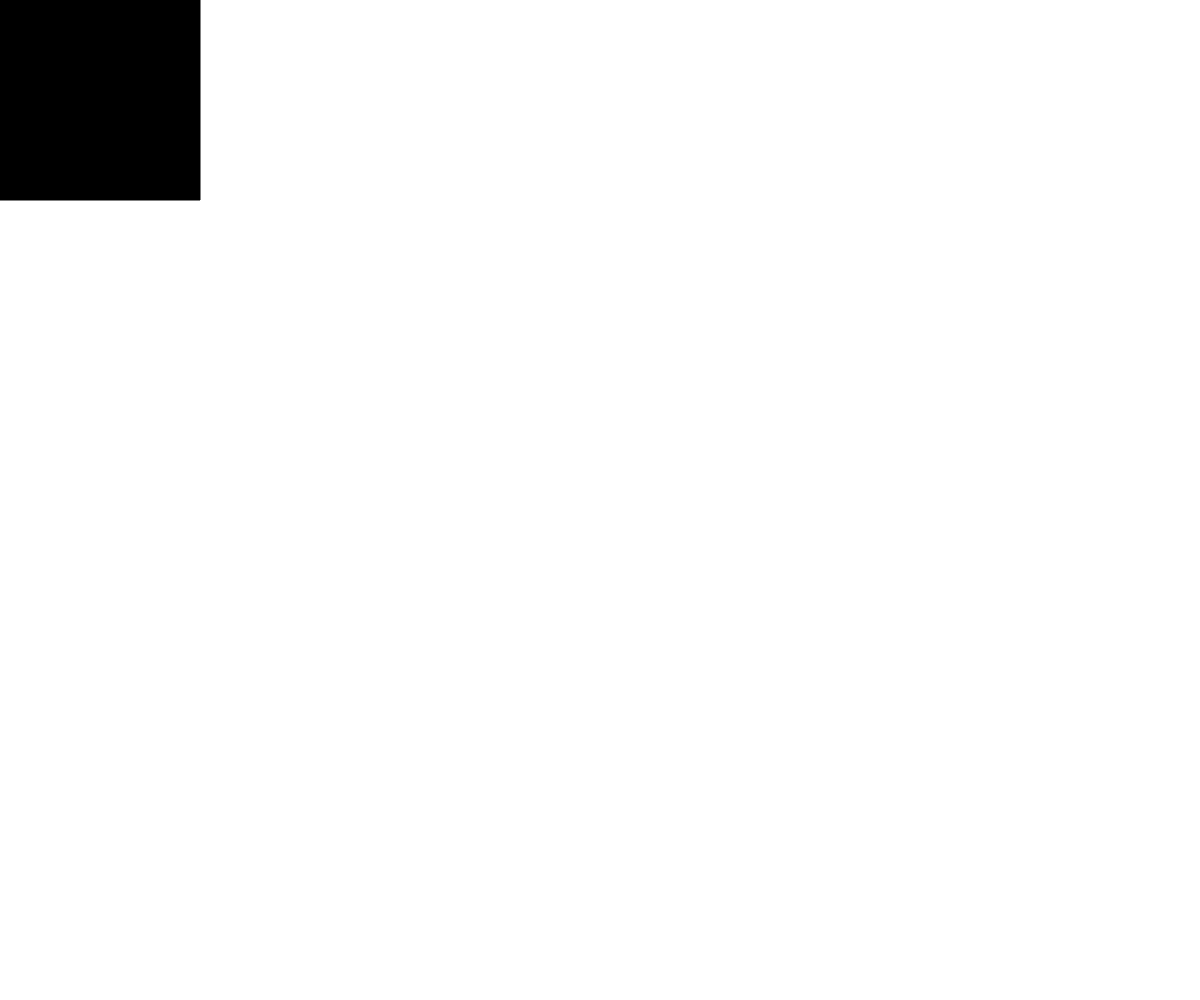
Frame 1 (no input)
Frame 60 (no input): identical to frame 1, image omitted
Frame 120 (the mouse pressed at the canvas centre since frame 60): identical to frame 1, image omitted

The p5.js sketch that drew this single still picture (run headless with seeded random() and noise() and a simulated clock; from frame 60 on, the mouse is pressed at the canvas centre):

// p5.js sketch
// ── sketch.js
let bg=0;
let x=0;
let y=0;
function setup() {
	createCanvas(windowWidth, windowHeight);
}

function draw() {
	fill(bg)
	background('fff')
	if (keyIsDown(UP_ARROW))
		y-- 
	if (keyIsDown(DOWN_ARROW))
		y++
	if (keyIsDown(RIGHT_ARROW)) 
		x++
	if (keyIsDown(LEFT_ARROW))
		x--
	rect(x,y,200,200)
}

function keyPressed(){
	//if (keyCode == LEFT_ARROW)
	//x--
//
	//if (keyCode == RIGHT_ARROW)
	//x++
	//
	//if (keyCode == UP_ARROW)
	//y--	//
	//if (keyCode == DOWN_ARROW)
	//y++
	//if (key==LEFT_ARROW) 
	//bg=bg==255?0:255
	//if (bg==255) {
	//	bg=0
	//}else{
	//	bg=255	}

}
